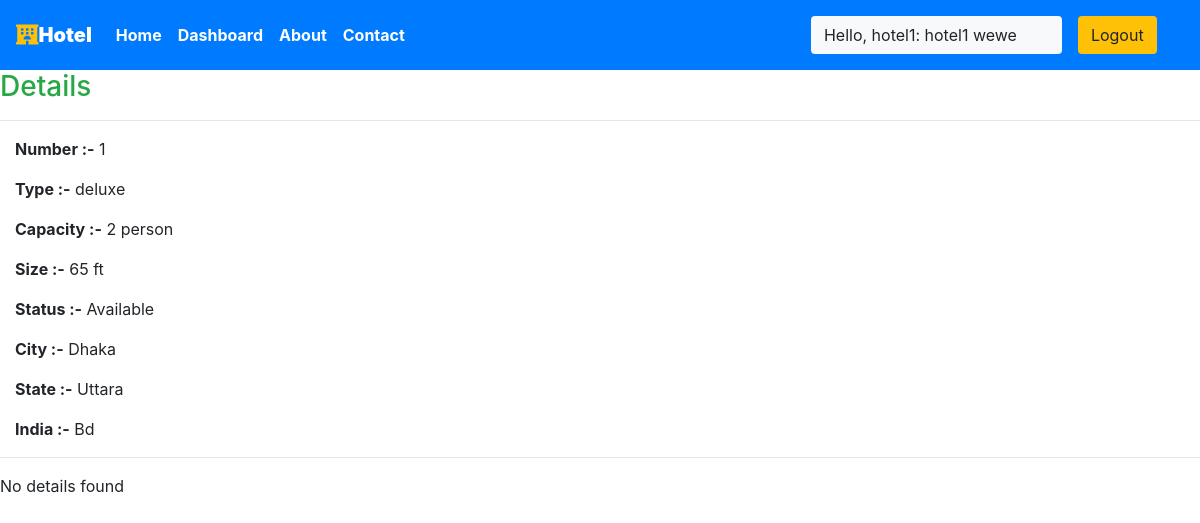
Page /staff/panel/view-room?roomid=1 (signed in) on the committed database.
### main/models.py (models this page shows, shortened)
class CustomUser(AbstractUser):
     date_of_birth = models.DateField(verbose_name=_("Date of birth"), blank=True, null=True)
     address1 = models.CharField(verbose_name=_("Address line 1"), max_length=1024, blank=True, null=True)
     zip_code = models.CharField(verbose_name=_("Postal Code"), max_length=12, blank=True, null=True)
     city = models.CharField(verbose_name=_("City"), max_length=1024, blank=True, null=True)
     country = CountryField(blank=True, null=True)
     phone_regex = RegexValidator(regex=r"^\+(?:[0-9]●?){6,14}[0-9]$", message=_("Enter a valid international mobile phone number starting with +(country code)"))
     mobile_phone = models.CharField(validators=[phone_regex], verbose_name=_("Mobile phone"), max_length=17, blank=True, null=True)
     photo = models.ImageField(verbose_name=_("Photo"), upload_to='photos/', default='photos/default-user-avatar.png')
     class Meta:
         ordering = ['last_name']
     def __str__(self):
         return f"{self.username}: {self.first_name} {self.last_name}"

class Room(models.Model):
    ROOM_STATUS = (
    ("1", "available"),
    ("2", "not available"),
    )
    ROOM_TYPE = (
    ("1", "premium"),
    ("2", "deluxe"),
    ("3","basic"),
    )
    id = models.AutoField(primary_key=True)
    room_type = models.CharField(max_length=50,choices = ROOM_TYPE)
    capacity = models.IntegerField()
    price = models.IntegerField()
    size = models.IntegerField()
    hotel = models.ForeignKey(Hotel, on_delete = models.CASCADE)
    status = models.CharField(choices =ROOM_STATUS,max_length = 15)
    roomnumber = models.IntegerField()
    photo=models.ImageField(upload_to='room/', null=True, blank=True)

class Hotel(models.Model):
    id = models.AutoField(primary_key=True)
    name = models.CharField(max_length=30,null=True)
    owner = models.ForeignKey(CustomUser, blank=True, null=True, on_delete=models.CASCADE)
    location = models.CharField(max_length=50)
    state = models.CharField(max_length=50,null=True)
    country = models.CharField(max_length=50,null=True)
    photo=models.ImageField(upload_to='hotel/', null=True, blank=True)

### main/views.py (the view)
# urls.py: path('staff/panel/view-room', views.view_room,name="viewroom"),
@login_required(login_url='/staff')
def view_room(request):
    room_id = request.GET['roomid']
    room = Room.objects.all().get(id=room_id)
    reservation = Reservation.objects.all().filter(room=room)
    return HttpResponse(render(request,'staff/viewroom.html',{'room':room,'reservations':reservation}))

### main/templatetags/app_tags.py (called while the page is built)
@register.filter(name='has_group')
def has_group(user, group_name):
    group = Group.objects.get(name=group_name)
    return True if group in user.groups.all() else False

### templates/staff/viewroom.html
 {% extends 'basic.html' %} {% block title %}View Room {% endblock title %} {% block body %}
<h3 class="text-success"> Details</h3>
<hr>
<div class="container mx-0 ">
    <p><b>Number :-</b> {{room.roomnumber}}</p>
    <p><b>Type :-</b> {{room.get_room_type_display}}</p>
    <p><b>Capacity :-</b> {{room.capacity}} person</p>
    <p><b>Size :-</b> {{room.size}} ft</p>
    <p><b>Status :-</b> {{room.get_status_display| capfirst}} </p>
    <p><b>City :-</b> {{room.hotel.location| capfirst}} </p>
    <p><b>State :-</b> {{room.hotel.state| capfirst}} </p>
    <p><b>India :-</b> {{room.hotel.country| capfirst}} </p>
</div>
<hr> {% if reservations %}
<h3 class="text-success">Bookings :-</h3>
<table class="table">
    <thead>
        <th>Username</th>
        <th>Person</th>
        <th>check in</th>
        <th>check out</th>
    </thead>
    {% for each_detail in reservations %}
    <tr>
        <td>{{each_detail.guest.username}}</td>
        <td>{{each_detail.room.capacity}}</td>
        <td>{{each_detail.check_in}}</td>
        <td>{{each_detail.check_out}}</td>
    </tr>
    {% endfor %}
    <tr>
        <td><b>Total bookings = </b>{{reservations | length}}</td>
    </tr>
</table>
{% else %}
<p>No details found</p>
{% endif %} {% endblock body %}

### templates/basic.html (shortened to what this page needs)
{% load static %}
{% load app_tags %}
<!DOCTYPE html>
<!DOCTYPE html>
<html lang="en">
<head>
    <link rel="stylesheet" href="https://use.fontawesome.com/releases/v5.7.0/css/all.css">
    <link rel="stylesheet" href="{% static 'bootstrap\bootstrap.css' %}">
    <link rel="stylesheet" href="https://maxcdn.bootstrapcdn.com/bootstrap/4.5.0/css/bootstrap.min.css" >
</head>
<body style="dbackground-image: url('https://source.unsplash.com/random');height: 100%;">
    <div class="container-fluid px-0">
        <nav class="navbar navbar-expand-lg navbar-dark bg-primary font-weight-bold">
            <a class="navbar-brand text-bold bg-black " href="/"><i class="fas fa-hotel text-warning"></i><b>Hotel </b></a>
            <div class="collapse navbar-collapse " id="navbarSupportedContent">
                <ul class="navbar-nav mr-auto ">
                    <li class="nav-item active">
                        <a class="nav-link text-bold " href="/"> Home</a>
                    </li>
                    {% if request.user|has_group:"hotel_owner" %}
                    <li class="nav-item active">
                        <a class="nav-link text-bold" href="/staff/panel">Dashboard </a>
                    </li>
                    {% elif user.is_staff == False and user.is_authenticated %}
                    <li class="nav-item active">
                            <a class="nav-link text-bold" href="/user/bookings">My Bookings </a>
                        </li>
                    {% endif %}
                    <li class="nav-item active">
                        <a class="nav-link text-bold" href="/about">About</a>
                    </li>
                    <li class="nav-item active">
                        <a class="nav-link text-bold" href="/contact">Contact </a>
                    </li>
                </ul>
                {% if user.is_authenticated %}
                      <button class="btn btn-group bg-light" data-toggle="modal" data-target="#forlogin">
                       Hello, {{request.user}}
                       <a href="/logout" class="nav-link">
                    <button class="btn btn-group bg-warning" data-toggle="modal" data-target="#forlogin">
                        Logout
                    </button></a>&nbsp; &nbsp;
                    </button>
                {% endif %}
            </div>
        </nav>
    </div>
    {% block body %}
    {% endblock body %}
</body>
</html>

### templates/basic.html (style rules this page uses)
a { text-decoration: none; }

### rows in the picture
CustomUser: user "hotel1: hotel1 wewe"
Room: roomnumber "1", room_type "deluxe", capacity "2", size "65", status "Available", hotel.location "Dhaka", hotel.state "Uttara", hotel.country "Bd"
